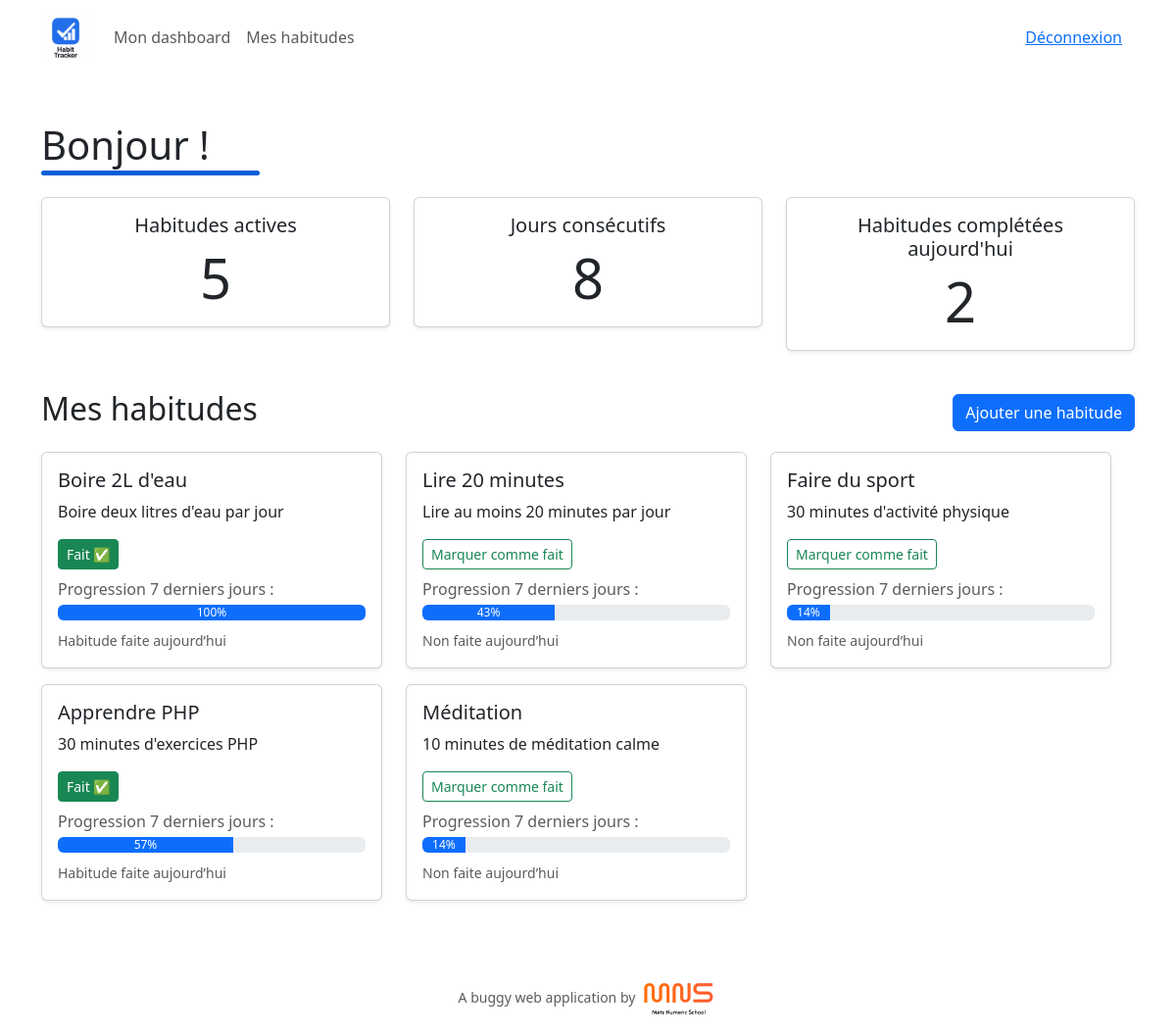
The page /dashboard (signed in) on the database its author committed.
### tables this page shows
CREATE TABLE habits (
    id INT UNSIGNED AUTO_INCREMENT PRIMARY KEY,
    user_id INT UNSIGNED NOT NULL,
    name VARCHAR(100) NOT NULL,
    description TEXT,
    created_at TIMESTAMP DEFAULT CURRENT_TIMESTAMP,
    FOREIGN KEY (user_id) REFERENCES mns_user(id) ON DELETE CASCADE
);

### src/Controller/Member/DashboardController.php (called while the page is built, shortened)
<?php
class DashboardController extends AbstractController
{
    private HabitRepository $habitRepository;
    private HabitLogRepository $habitLogRepository;
    public function __construct()
    {
        $this->habitRepository = new HabitRepository();
        $this->habitLogRepository = new HabitLogRepository();
    }
    public function index()
    {
        $userId = $_SESSION['user']['id'];
        $stats = [
            'active_habits' => $this->habitRepository->countByUser($userId),
            'streak_days' => $this->habitRepository->getStreak($userId),
            'completed_today' => $this->habitLogRepository->countCompletedToday($userId),
        ];
        $habits = $this->habitRepository->findByUser($userId);
        return $this->render('member/dashboard/index.html.php', [
            'stats' => $stats,
            'habits' => $habits,
        ]);
    }
}

### public/index.php (called while the page is built, shortened)
<?php
require '../config/bootstrap.php';
$kernel = new Mns\Buggy\Core\Kernel(
    new Mns\Buggy\Core\Router($routes)
);
$kernel->run();

### src/Repository/HabitRepository.php (called while the page is built, shortened)
<?php
class HabitRepository extends AbstractRepository
{
    public function findByUser(int $userId)
    {
        $sql = "SELECT * FROM habits WHERE user_id = $userId";
        $query = $this->getConnection()->query($sql);
        return EntityMapper::mapCollection(Habit::class, $query->fetchAll());
    }
    public function getStreak(int $userId): int
    {
        $pdo = $this->getConnection();
        $sql = "
            SELECT DISTINCT log_date
            FROM habit_logs hl
            JOIN habits h ON hl.habit_id = h.id
            WHERE h.user_id = :user_id AND hl.status = 1
            ORDER BY log_date DESC
        ";
        $stmt = $pdo->prepare($sql);
        $stmt->execute(['user_id' => $userId]);
        $dates = $stmt->fetchAll(\PDO::FETCH_COLUMN);
        $streak = 0;
        $today = new \DateTime();
        foreach ($dates as $dateStr) {
            $date = new \DateTime($dateStr);
            if ($date->format('Y-m-d') === $today->format('Y-m-d')) {
                $streak++;
                $today->modify('-1 day');
            } elseif ($date->format('Y-m-d') === $today->format('Y-m-d')) {
                $streak++;
                $today->modify('-1 day');
            } else {
                break;
            }
        }
        return $streak;
    }
}

### core/MySqlConnector.php (called while the page is built, shortened)
<?php
class MySqlConnector {
    private static $instance = null;
    private $pdo;
    public static function getInstance() {
        if (self::$instance === null) {
            self::$instance = new self();
        }
        return self::$instance;
    }
    private function connect() {
        $host = $_ENV['DB_HOST'];
        $port = $_ENV['DB_PORT'];
        $dbname = $_ENV['DB_DATABASE'];
        $username = $_ENV['DB_USERNAME'];
        $password = $_ENV['DB_PASSWORD'];
        $dsn = "mysql:host=$host;port=$port;dbname=$dbname;charset=utf8mb4";
        try {
            $this->pdo = new \PDO($dsn, $username, $password, [
                \PDO::ATTR_ERRMODE => \PDO::ERRMODE_EXCEPTION,
                \PDO::ATTR_DEFAULT_FETCH_MODE => \PDO::FETCH_ASSOC,
            ]);
        } catch (\PDOException $e) {
            throw new \Exception("Connection failed: " . $e->getMessage());
        }
    }
    public function getConnection() {
        return $this->pdo;
    }
}

### core/AbstractRepository.php (called while the page is built, shortened)
<?php
abstract class AbstractRepository
{
    public function getConnection() {
        return MySqlConnector::getInstance()->getConnection();
    }
}

### src/Repository/HabitLogRepository.php (called while the page is built, shortened)
<?php
class HabitLogRepository extends AbstractRepository
{
    public function countCompletedToday(int $userId): int
    {
        $sql = "
            SELECT COUNT(*) as total
            FROM habit_logs hl
            JOIN habits h ON hl.habit_id = h.id
            WHERE h.user_id = :user_id
              AND hl.log_date = CURDATE()
              AND hl.status = 1
        ";
        $stmt = $this->getConnection()->prepare($sql);
        $stmt->execute(['user_id' => $userId]);
        $row = $stmt->fetch();
        return (int)($row['total'] ?? 0);
    }
    public function isCompletedToday(int $habitId): bool
    {
        $sql = "
            SELECT status
            FROM habit_logs
            WHERE habit_id = :habit_id
              AND log_date = CURDATE()
            LIMIT 1
        ";
        $stmt = $this->getConnection()->prepare($sql);
        $stmt->execute(['habit_id' => $habitId]);
        $row = $stmt->fetch();
        return !empty($row) && $row['status'] == 1;
    }
    public function countCompletedLastDays(int $habitId, int $days = 7): int
    {
        $sql = "
            SELECT COUNT(DISTINCT log_date) as completed_days
            FROM habit_logs
            WHERE habit_id = :habit_id
              AND status = 1
              AND log_date >= DATE_SUB(CURDATE(), INTERVAL :days DAY)
        ";
        $stmt = $this->getConnection()->prepare($sql);
        $stmt->bindValue('habit_id', $habitId, \PDO::PARAM_INT);
        $stmt->bindValue('days', $days, \PDO::PARAM_INT);
        $stmt->execute();
        $row = $stmt->fetch();
        return (int)($row['completed_days'] ?? 0);
    }
}

### src/Entity/AbstractEntity.php (called while the page is built, shortened)
<?php
abstract class AbstractEntity
{
    protected $id;
    public function getId(): ?int
    {
        return $this->id;
    }
    public function setId(int $id): void
    {
        $this->id = $id;
    }
    public static function hydrate(array $data): self
    {
        $entity = new static();
        foreach ($data as $key => $value) {
            $method = 'set' . ucfirst($key);
            if (method_exists($entity, $method)) {
                $entity->$method($value);
            }
        }
        return $entity;
    }
}

### src/Entity/Habit.php (called while the page is built, shortened)
<?php
class Habit extends AbstractEntity
{
    private $name;
    private $description;
    public function getName()
    {
        return $this->name;
    }
    public function setName($name): self
    {
        $this->name = $name;
        return $this;
    }
    public function getDescription()
    {
        return $this->description;
    }
    public function setDescription($description): self
    {
        $this->description = $description;
        return $this;
    }
    public function isCompletedToday(): bool
    {
        $habitLogRepository = new HabitLogRepository();
        return $habitLogRepository->isCompletedToday($this->getId());
    }
    public function getProgress(int $days = 7): int
    {
        $habitLogRepository = new HabitLogRepository();
        $completedDays = $habitLogRepository->countCompletedLastDays($this->getId(), $days);
        return (int)round(($completedDays / $days) * 100);
    }
}

### src/Utils/EntityMapper.php (called while the page is built, shortened)
<?php
final class EntityMapper {
    public static function map(string $className, array $data)
    {
        return !empty($data) ? $className::hydrate($data) : null;
    }
    public static function mapCollection(string $className, array $collection)
    {
        return array_map(function($data) use ($className)
        {
            return self::map($className, $data);
        }, $collection);
    }
}

### core/Router.php (called while the page is built, shortened)
<?php
final class Router
{
    public $routes;
    public function __construct($routes)
    {
        $this->routes = $routes;
        $uri = $_SERVER['REQUEST_URI'];
        $this->uri = parse_url($uri, PHP_URL_PATH);
    }
    public function match($uri)
    {
        $route = null;
        foreach ($this->routes as $r) {
            if ($r['path'] === $uri) {
                $route = $r;
                break;
            }
        }
        return $route;
    }
}

### templates/member/dashboard/index.html.php (the view, shortened to what this page needs)
<div class="container py-5">
    <h1 class="mb-4">Bonjour <?= $_SESSION['user']['firstname'] ?> !</h1>
    <div class="row mb-4">
        <div class="col-md-4 mb-3">
            <div class="card text-center shadow-sm">
                <div class="card-body">
                    <h5 class="card-title">Habitudes actives</h5>
                    <p class="card-text display-4"><?= $stats['active_habits'] ?? 0 ?></p>
                </div>
            </div>
        </div>
        <div class="col-md-4 mb-3">
            <div class="card text-center shadow-sm">
                <div class="card-body">
                    <h5 class="card-title">Jours consécutifs</h5>
                    <p class="card-text display-4"><?= $stats['streak_days'] ?? 0 ?></p>
                </div>
            </div>
        </div>
        <div class="col-md-4 mb-3">
            <div class="card text-center shadow-sm">
                <div class="card-body">
                    <h5 class="card-title">Habitudes complétées aujourd'hui</h5>
                    <p class="card-text display-4"><?= $stats['completed_today'] ?? 0 ?></p>
                </div>
            </div>
        </div>
    </div>
    <div class="row">
        <div class="col-12">
            <div class="d-flex justify-content-between align-items-center mb-3">
                <h2>Mes habitudes</h2>
                <a href="/habits/create" class="btn btn-primary">Ajouter une habitude</a>
            </div>
            <div class="row">
                <?php if (!empty($habits)): ?>
                    <div class="row">
                        <?php foreach ($habits as $habit): ?>
                            <div class="col-md-4 mb-3">
                                <div class="card shadow-sm">
                                    <div class="card-body">
                                        <h5 class="card-title"><?= $habit->getName() ?></h5>
                                        <p class="card-text"><?= $habit->getDescription() ?></p>
                                        <form action="/habit/toggle" method="post" class="mb-2">
                                            <button type="submit"
                                                class="btn <?= $habit->isCompletedToday() ? 'btn-success' : 'btn-outline-success' ?> btn-sm">
                                                <?= $habit->isCompletedToday() ? 'Fait ✅' : 'Marquer comme fait' ?>
                                            </button>
                                        </form>
                                        <p class="mb-1 text-muted">Progression 7 derniers jours :</p>
                                        <div class="progress mb-2">
                                            <div class="progress-bar" role="progressbar"
                                                style="width: <?= $habit->getProgress(7) ?>%;"
                                                aria-valuenow="<?= $habit->getProgress(7) ?>" aria-valuemin="0" aria-valuemax="100">
                                                <?= $habit->getProgress(7) ?>%
                                            </div>
                                        </div>
                                        <small class="text-muted">
                                            <?= $habit->isCompletedToday() ? 'Habitude faite aujourd’hui' : 'Non faite aujourd’hui' ?>
                                        </small>
                                    </div>
                                </div>
                            </div>
                        <?php endforeach; ?>
                    </div>
                <?php else: ?>
                    <p class="text-muted">Vous n’avez encore aucune habitude. <a href="/habits/create">Créez-en une maintenant</a>.</p>
                <?php endif; ?>
            </div>
        </div>
    </div>
</div>

### core/Kernel.php (shortened to what this page needs)
<?php
final class Kernel
{
    private $router;
    public function __construct(Router $router)
    {
        $this->router = $router;
    }
    public function handle()
    {
        $route = $this->router->match($this->router->uri);
        if ($route) {
            $controller = new $route['controller']();
            $action = $route['action'];
            $controller->$action();
        } else {
            http_response_code(404);
            $controller = new ErrorController();
            $controller->notFound();
            exit;
        }
    }
    public function run()
    {
        $this->handle();
    }
}

### core/AbstractController.php (shortened to what this page needs)
<?php
abstract class AbstractController
{
    public function render(string $template, array $data = []): void
    {
        extract($data);
        include '../templates/' . $template;
        $bodyContent = ob_get_clean();
        if(isset($layout))
            include '../templates/' . $layout;
        else
            echo $bodyContent;
    }
}

### templates/base.html.php (shortened to what this page needs)
<!doctype html>
<html lang="en">
    <head>
        <link
            href="https://cdn.jsdelivr.net/npm/bootstrap@5.3.2/dist/css/bootstrap.min.css"
            rel="stylesheet"
        />
        <link rel="stylesheet" href="https://cdn.jsdelivr.net/npm/bootstrap-icons@1.11.3/font/bootstrap-icons.min.css">
        <link rel="stylesheet" href="/css/app.css">
    </head>
    <body>
        <header>
            <?php if(!isset($_SESSION['user'])): ?>
            <div class="p-3 text-center">
                <a href="/"><img src="/images/logo.png" alt="BugTracker" height="100"/></a>
            </div>
            <?php else: ?>
                <?php include '../templates/web/partials/_navbar.html.php'; ?>
            <?php endif; ?>
        </header>
        <main>
            <?= $bodyContent ?>
        </main>
        <footer>
            <div class="p-3 text-center">
                <small class="text-muted">A buggy web application by</small>
                <img src="/images/logo-mns.png" alt="Metz Numeric School" height="40"/>
            </div>
        </footer>
    </body>
</html>

### templates/web/partials/_navbar.html.php (shortened to what this page needs)
<nav
    class="navbar navbar-expand-sm navbar-light"
>
    <div class="container">
        <a class="navbar-brand" href="/"><img src="/images/logo.png" alt="BugTracker" height="50"/></a>
        <div class="collapse navbar-collapse" id="collapsibleNavId">
            <?php if (isset($_SESSION['admin'])): ?>
            <ul class="navbar-nav me-auto mt-2 mt-lg-0">
                <li class="nav-item">
                    <a class="nav-link" href="/admin/dashboard">Mon dashboard</a>
                </li>
            </ul>
            <?php else: ?>
            <ul class="navbar-nav me-auto mt-2 mt-lg-0">
                <li class="nav-item">
                    <a class="nav-link" href="/dashboard">Mon dashboard</a>
                </li>
                <li class="nav-item">
                    <a class="nav-link" href="/habits">Mes habitudes</a>
                </li>
            </ul>
            <?php endif; ?>
            <a href="/logout" class="btn btn-link">Déconnexion</a>
        </div>
    </div>
</nav>

### public/css/app.css (style rules this page uses)
:root { --primary-color: #0b5ed7; }
h1 { padding-bottom: 5px; position: relative; margin-bottom: 20px; }
h1::before { content: ""; display: inline-block; height: 5px; width: 20%; background-color: var(--primary-color); position: absolute; left: 0; bottom: -2px; border-radius: 3px; -webkit-border-radius: 3px; -moz-border-radius: 3px; -ms-border-radius: 3px; -o-border-radius: 3px; }

### rows shown on the page
habits: name "Boire 2L d'eau", description "Boire deux litres d'eau par jour", shows "Fait ✅", Progress "100", shows "Habitude faite aujourd’hui"
habits: name "Lire 20 minutes", description "Lire au moins 20 minutes par jour", shows "Marquer comme fait", Progress "43", shows "Non faite aujourd’hui"
habits: name "Faire du sport", description "30 minutes d'activité physique", shows "Marquer comme fait", Progress "14", shows "Non faite aujourd’hui"
habits: name "Apprendre PHP", description "30 minutes d'exercices PHP", shows "Fait ✅", Progress "57", shows "Habitude faite aujourd’hui"
habits: name "Méditation", description "10 minutes de méditation calme", shows "Marquer comme fait", Progress "14", shows "Non faite aujourd’hui"

### other values the page prints
$stats['active_habits'] "5"
$stats['streak_days'] "8"
$stats['completed_today'] "2"
